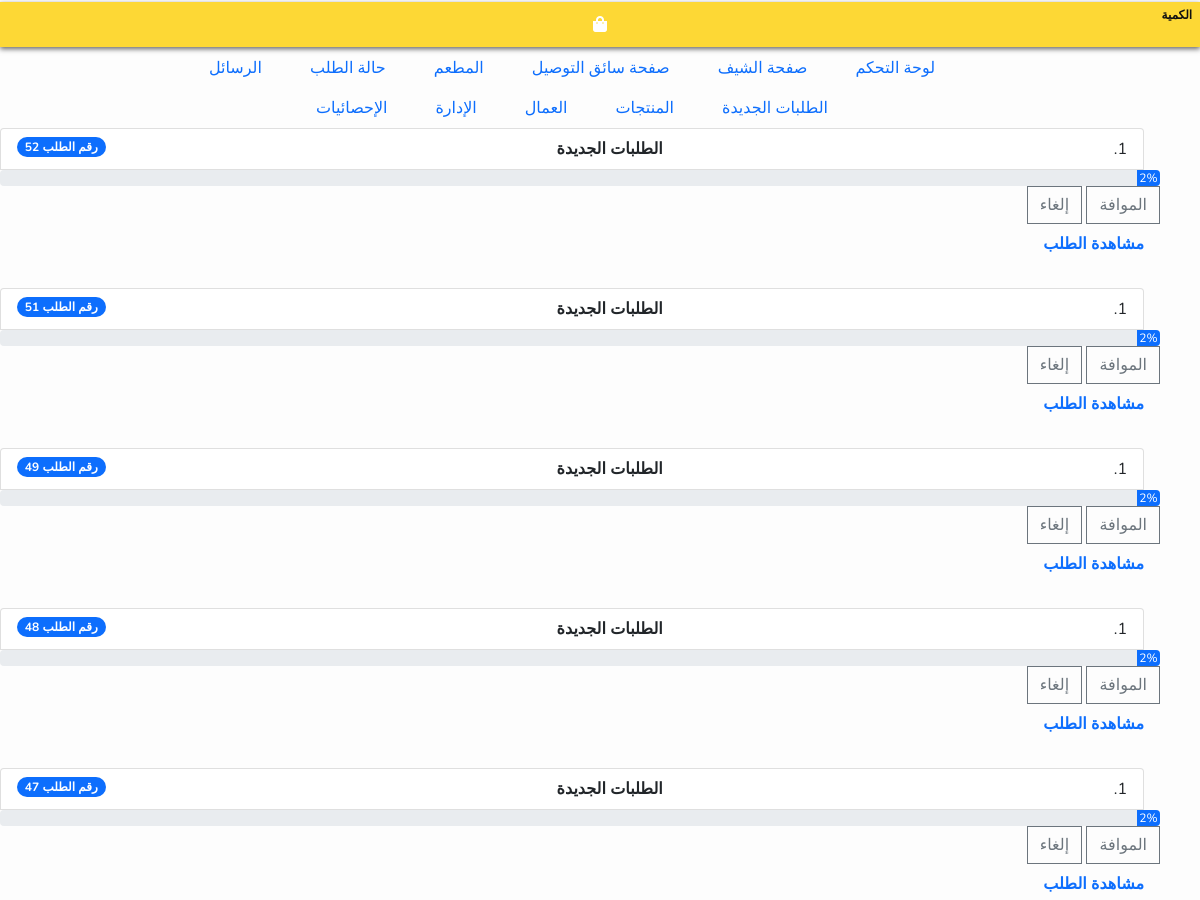
Before: /dashboard (signed in, upper part) with the older database file.
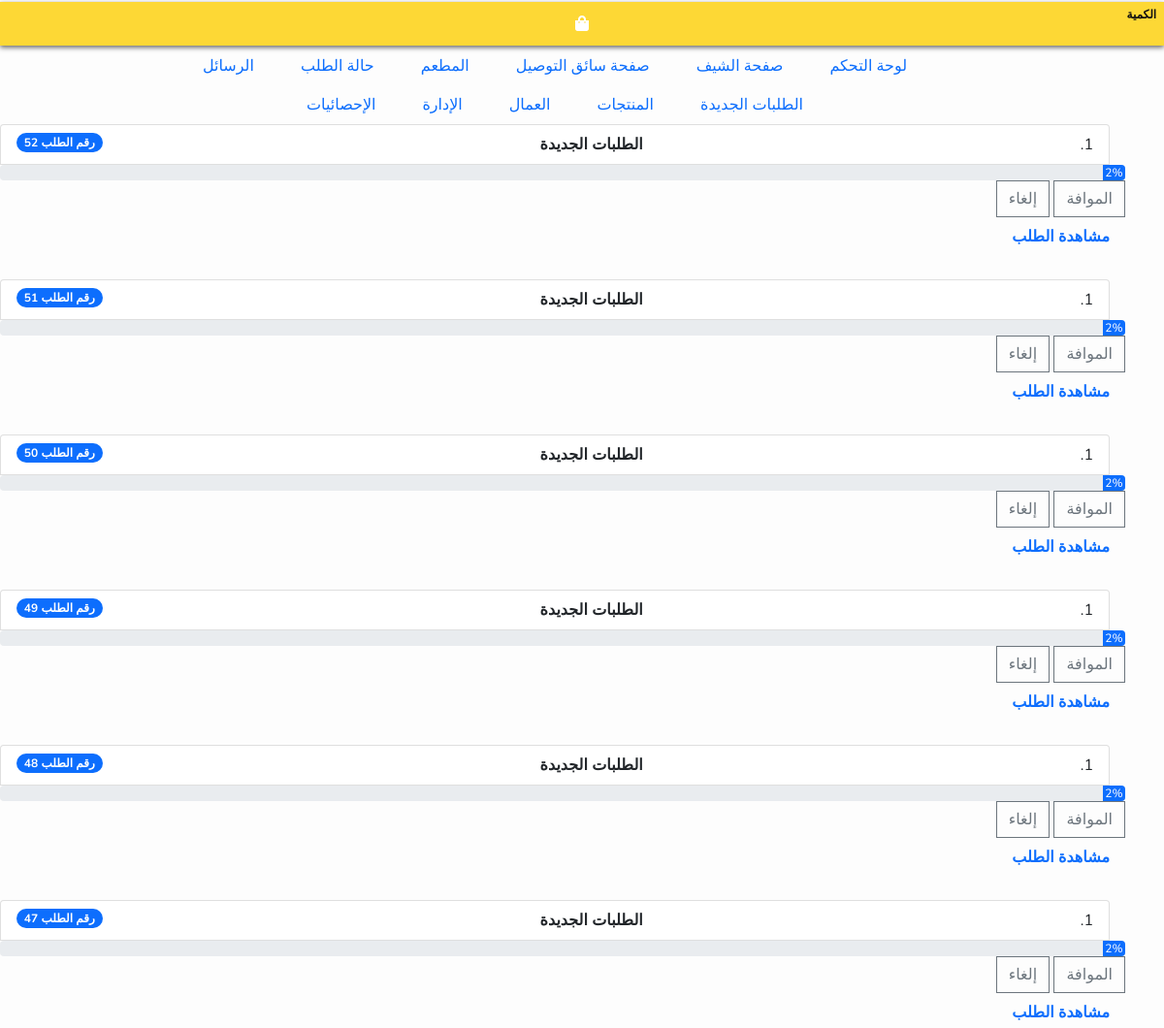
After: the same page with the newer database file.
### app/models.py (models this page shows, shortened)
class Order(models.Model):
    customer = models.ForeignKey(Customer, on_delete=models.SET_NULL, null=True, blank=True)
    date_ordered = models.DateTimeField(auto_now_add=True)
    complete = models.BooleanField(default=False, null=True, blank=True)
    transaction_id = models.CharField(max_length=100, null=True)
    status_order = models.CharField(max_length=2, choices=ORDER_STATUS, default='NO')
    booking_driver = models.BooleanField(default=False, null=True, blank=True)
    driver = models.CharField(max_length=100, blank=True, null=True)

### dashboard/views.py (the view)
# urls.py: path('dashboard', views.dashboard, name='dashboard'),
@login_required()
def dashboard(request):
    try:
        if request.user.is_authenticated:
            customer = request.user.customer
            if customer.status_customer == "AD":
                orders = Order.objects.all().order_by('-id')
                context = {"orders":orders}
            else:
                return redirect('listProducts')
        else:
            return redirect('listProducts')
    except:
        print('الدالة لا تقلع')
    return render(request, 'dashboard.html', context)

### dashboard/templates/dashboard.html (shortened to what this page needs)
{% extends "base.html" %}
{% block content %}
  {% include "include/nav_dash.html" %}
    {% for item in orders %}
        {% if item.status_order == "UR" %}
            <ol class="list-group list-group-numbered">
                <li class="list-group-item d-flex justify-content-between align-items-start">
                    <div class="fw-bold">الطلبات الجديدة</div>
                    <span class="badge bg-primary rounded-pill"> رقم الطلب {{item.id}}</span>
                </li>
                <div class="progress">
                    <div class="progress-bar" role="progressbar" style="width: 2%;" aria-valuenow="0" aria-valuemin="0" aria-valuemax="100">2%</div>
                </div>
                <div class="fw-bold">
                    <button data-order="{{ item.id }}" data-action="add" class="btn btn-outline-secondary add-to-cart update-order">الموافة</button>
                    <button data-order="{{ item.id }}" data-action="remove" class="btn btn-outline-secondary add-to-cart update-order">إلغاء</button>
                    <a class="nav-link" href="{% url 'order_details' item.id %}">مشاهدة الطلب</a>
                </div>
            </ol>
            <br>
        {% endif %}
    {% endfor %}
{% endblock content %}

Changed rows visible on the page:
now on this page (row edited): Order: id "50"
